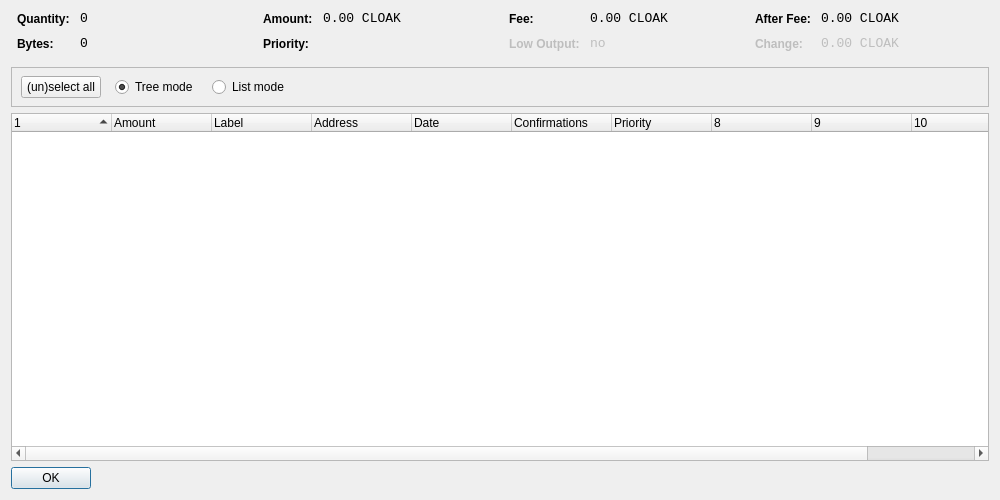
<?xml version="1.0" encoding="UTF-8"?>
<ui version="4.0">
 <class>CoinControlDialog</class>
 <widget class="QDialog" name="CoinControlDialog">
  <property name="geometry">
   <rect>
    <x>0</x>
    <y>0</y>
    <width>1000</width>
    <height>500</height>
   </rect>
  </property>
  <property name="windowTitle">
   <string>Coin Control</string>
  </property>
  <layout class="QVBoxLayout" name="verticalLayout">
   <item>
    <layout class="QHBoxLayout" name="horizontalLayoutTop" stretch="0,0,0,0">
     <property name="topMargin">
      <number>0</number>
     </property>
     <property name="bottomMargin">
      <number>10</number>
     </property>
     <item>
      <layout class="QFormLayout" name="formLayoutCoinControl1">
       <property name="horizontalSpacing">
        <number>10</number>
       </property>
       <property name="verticalSpacing">
        <number>10</number>
       </property>
       <property name="leftMargin">
        <number>6</number>
       </property>
       <property name="rightMargin">
        <number>6</number>
       </property>
       <item row="0" column="0">
        <widget class="QLabel" name="labelCoinControlQuantityText">
         <property name="styleSheet">
          <string notr="true">font-weight:bold;</string>
         </property>
         <property name="text">
          <string>Quantity:</string>
         </property>
        </widget>
       </item>
       <item row="0" column="1">
        <widget class="QLabel" name="labelCoinControlQuantity">
         <property name="font">
          <font>
           <family>Monospace</family>
           <pointsize>10</pointsize>
          </font>
         </property>
         <property name="cursor">
          <cursorShape>IBeamCursor</cursorShape>
         </property>
         <property name="contextMenuPolicy">
          <enum>Qt::ActionsContextMenu</enum>
         </property>
         <property name="text">
          <string>0</string>
         </property>
         <property name="textInteractionFlags">
          <set>Qt::LinksAccessibleByMouse|Qt::TextSelectableByKeyboard|Qt::TextSelectableByMouse</set>
         </property>
        </widget>
       </item>
       <item row="1" column="0">
        <widget class="QLabel" name="labelCoinControlBytesText">
         <property name="styleSheet">
          <string notr="true">font-weight:bold;</string>
         </property>
         <property name="text">
          <string>Bytes:</string>
         </property>
        </widget>
       </item>
       <item row="1" column="1">
        <widget class="QLabel" name="labelCoinControlBytes">
         <property name="font">
          <font>
           <family>Monospace</family>
           <pointsize>10</pointsize>
          </font>
         </property>
         <property name="cursor">
          <cursorShape>IBeamCursor</cursorShape>
         </property>
         <property name="contextMenuPolicy">
          <enum>Qt::ActionsContextMenu</enum>
         </property>
         <property name="text">
          <string>0</string>
         </property>
         <property name="textInteractionFlags">
          <set>Qt::LinksAccessibleByMouse|Qt::TextSelectableByKeyboard|Qt::TextSelectableByMouse</set>
         </property>
        </widget>
       </item>
      </layout>
     </item>
     <item>
      <layout class="QFormLayout" name="formLayoutCoinControl2">
       <property name="horizontalSpacing">
        <number>10</number>
       </property>
       <property name="verticalSpacing">
        <number>10</number>
       </property>
       <property name="leftMargin">
        <number>6</number>
       </property>
       <property name="rightMargin">
        <number>6</number>
       </property>
       <item row="0" column="0">
        <widget class="QLabel" name="labelCoinControlAmountText">
         <property name="styleSheet">
          <string notr="true">font-weight:bold;</string>
         </property>
         <property name="text">
          <string>Amount:</string>
         </property>
        </widget>
       </item>
       <item row="0" column="1">
        <widget class="QLabel" name="labelCoinControlAmount">
         <property name="font">
          <font>
           <family>Monospace</family>
           <pointsize>10</pointsize>
          </font>
         </property>
         <property name="cursor">
          <cursorShape>IBeamCursor</cursorShape>
         </property>
         <property name="contextMenuPolicy">
          <enum>Qt::ActionsContextMenu</enum>
         </property>
         <property name="text">
          <string>0.00 CLOAK</string>
         </property>
         <property name="textInteractionFlags">
          <set>Qt::LinksAccessibleByMouse|Qt::TextSelectableByKeyboard|Qt::TextSelectableByMouse</set>
         </property>
        </widget>
       </item>
       <item row="1" column="0">
        <widget class="QLabel" name="labelCoinControlPriorityText">
         <property name="styleSheet">
          <string notr="true">font-weight:bold;</string>
         </property>
         <property name="text">
          <string>Priority:</string>
         </property>
        </widget>
       </item>
       <item row="1" column="1">
        <widget class="QLabel" name="labelCoinControlPriority">
         <property name="font">
          <font>
           <family>Monospace</family>
           <pointsize>10</pointsize>
          </font>
         </property>
         <property name="cursor">
          <cursorShape>IBeamCursor</cursorShape>
         </property>
         <property name="contextMenuPolicy">
          <enum>Qt::ActionsContextMenu</enum>
         </property>
         <property name="text">
          <string/>
         </property>
         <property name="textInteractionFlags">
          <set>Qt::LinksAccessibleByMouse|Qt::TextSelectableByKeyboard|Qt::TextSelectableByMouse</set>
         </property>
        </widget>
       </item>
      </layout>
     </item>
     <item>
      <layout class="QFormLayout" name="formLayoutCoinControl3">
       <property name="horizontalSpacing">
        <number>10</number>
       </property>
       <property name="verticalSpacing">
        <number>10</number>
       </property>
       <property name="leftMargin">
        <number>6</number>
       </property>
       <property name="rightMargin">
        <number>6</number>
       </property>
       <item row="0" column="0">
        <widget class="QLabel" name="labelCoinControlFeeText">
         <property name="styleSheet">
          <string notr="true">font-weight:bold;</string>
         </property>
         <property name="text">
          <string>Fee:</string>
         </property>
        </widget>
       </item>
       <item row="0" column="1">
        <widget class="QLabel" name="labelCoinControlFee">
         <property name="font">
          <font>
           <family>Monospace</family>
           <pointsize>10</pointsize>
          </font>
         </property>
         <property name="cursor">
          <cursorShape>IBeamCursor</cursorShape>
         </property>
         <property name="contextMenuPolicy">
          <enum>Qt::ActionsContextMenu</enum>
         </property>
         <property name="text">
          <string>0.00 CLOAK</string>
         </property>
         <property name="textInteractionFlags">
          <set>Qt::LinksAccessibleByMouse|Qt::TextSelectableByKeyboard|Qt::TextSelectableByMouse</set>
         </property>
        </widget>
       </item>
       <item row="1" column="0">
        <widget class="QLabel" name="labelCoinControlLowOutputText">
         <property name="enabled">
          <bool>false</bool>
         </property>
         <property name="styleSheet">
          <string notr="true">font-weight:bold;</string>
         </property>
         <property name="text">
          <string>Low Output:</string>
         </property>
        </widget>
       </item>
       <item row="1" column="1">
        <widget class="QLabel" name="labelCoinControlLowOutput">
         <property name="enabled">
          <bool>false</bool>
         </property>
         <property name="font">
          <font>
           <family>Monospace</family>
           <pointsize>10</pointsize>
          </font>
         </property>
         <property name="cursor">
          <cursorShape>IBeamCursor</cursorShape>
         </property>
         <property name="contextMenuPolicy">
          <enum>Qt::ActionsContextMenu</enum>
         </property>
         <property name="text">
          <string>no</string>
         </property>
         <property name="textInteractionFlags">
          <set>Qt::LinksAccessibleByMouse|Qt::TextSelectableByKeyboard|Qt::TextSelectableByMouse</set>
         </property>
        </widget>
       </item>
      </layout>
     </item>
     <item>
      <layout class="QFormLayout" name="formLayoutCoinControl4">
       <property name="horizontalSpacing">
        <number>10</number>
       </property>
       <property name="verticalSpacing">
        <number>10</number>
       </property>
       <property name="leftMargin">
        <number>6</number>
       </property>
       <property name="rightMargin">
        <number>6</number>
       </property>
       <item row="0" column="0">
        <widget class="QLabel" name="labelCoinControlAfterFeeText">
         <property name="styleSheet">
          <string notr="true">font-weight:bold;</string>
         </property>
         <property name="text">
          <string>After Fee:</string>
         </property>
        </widget>
       </item>
       <item row="0" column="1">
        <widget class="QLabel" name="labelCoinControlAfterFee">
         <property name="font">
          <font>
           <family>Monospace</family>
           <pointsize>10</pointsize>
          </font>
         </property>
         <property name="cursor">
          <cursorShape>IBeamCursor</cursorShape>
         </property>
         <property name="contextMenuPolicy">
          <enum>Qt::ActionsContextMenu</enum>
         </property>
         <property name="text">
          <string>0.00 CLOAK</string>
         </property>
         <property name="textInteractionFlags">
          <set>Qt::LinksAccessibleByMouse|Qt::TextSelectableByKeyboard|Qt::TextSelectableByMouse</set>
         </property>
        </widget>
       </item>
       <item row="1" column="0">
        <widget class="QLabel" name="labelCoinControlChangeText">
         <property name="enabled">
          <bool>false</bool>
         </property>
         <property name="styleSheet">
          <string notr="true">font-weight:bold;</string>
         </property>
         <property name="text">
          <string>Change:</string>
         </property>
        </widget>
       </item>
       <item row="1" column="1">
        <widget class="QLabel" name="labelCoinControlChange">
         <property name="enabled">
          <bool>false</bool>
         </property>
         <property name="font">
          <font>
           <family>Monospace</family>
           <pointsize>10</pointsize>
          </font>
         </property>
         <property name="cursor">
          <cursorShape>IBeamCursor</cursorShape>
         </property>
         <property name="contextMenuPolicy">
          <enum>Qt::ActionsContextMenu</enum>
         </property>
         <property name="text">
          <string>0.00 CLOAK</string>
         </property>
         <property name="textInteractionFlags">
          <set>Qt::LinksAccessibleByMouse|Qt::TextSelectableByKeyboard|Qt::TextSelectableByMouse</set>
         </property>
        </widget>
       </item>
      </layout>
     </item>
    </layout>
   </item>
   <item>
    <widget class="QFrame" name="frame">
     <property name="minimumSize">
      <size>
       <width>0</width>
       <height>40</height>
      </size>
     </property>
     <property name="frameShape">
      <enum>QFrame::StyledPanel</enum>
     </property>
     <property name="frameShadow">
      <enum>QFrame::Sunken</enum>
     </property>
     <widget class="QWidget" name="horizontalLayoutWidget">
      <property name="geometry">
       <rect>
        <x>10</x>
        <y>0</y>
        <width>781</width>
        <height>41</height>
       </rect>
      </property>
      <layout class="QHBoxLayout" name="horizontalLayoutPanel" stretch="0,0,0,0,0">
       <property name="spacing">
        <number>14</number>
       </property>
       <item>
        <widget class="QPushButton" name="pushButtonSelectAll">
         <property name="sizePolicy">
          <sizepolicy hsizetype="Maximum" vsizetype="Fixed">
           <horstretch>0</horstretch>
           <verstretch>0</verstretch>
          </sizepolicy>
         </property>
         <property name="text">
          <string>(un)select all</string>
         </property>
        </widget>
       </item>
       <item>
        <widget class="QRadioButton" name="radioTreeMode">
         <property name="sizePolicy">
          <sizepolicy hsizetype="Maximum" vsizetype="Fixed">
           <horstretch>0</horstretch>
           <verstretch>0</verstretch>
          </sizepolicy>
         </property>
         <property name="text">
          <string>Tree mode</string>
         </property>
         <property name="checked">
          <bool>true</bool>
         </property>
        </widget>
       </item>
       <item>
        <widget class="QRadioButton" name="radioListMode">
         <property name="sizePolicy">
          <sizepolicy hsizetype="Maximum" vsizetype="Fixed">
           <horstretch>0</horstretch>
           <verstretch>0</verstretch>
          </sizepolicy>
         </property>
         <property name="text">
          <string>List mode</string>
         </property>
        </widget>
       </item>
       <item>
        <spacer name="horizontalSpacer">
         <property name="orientation">
          <enum>Qt::Horizontal</enum>
         </property>
         <property name="sizeHint" stdset="0">
          <size>
           <width>40</width>
           <height>20</height>
          </size>
         </property>
        </spacer>
       </item>
      </layout>
     </widget>
    </widget>
   </item>
   <item>
    <widget class="CoinControlTreeWidget" name="treeWidget">
     <property name="contextMenuPolicy">
      <enum>Qt::CustomContextMenu</enum>
     </property>
     <property name="sortingEnabled">
      <bool>false</bool>
     </property>
     <property name="columnCount">
      <number>11</number>
     </property>
     <attribute name="headerShowSortIndicator" stdset="0">
      <bool>true</bool>
     </attribute>
     <attribute name="headerStretchLastSection">
      <bool>false</bool>
     </attribute>
     <column>
      <property name="text">
       <string/>
      </property>
     </column>
     <column>
      <property name="text">
       <string>Amount</string>
      </property>
     </column>
     <column>
      <property name="text">
       <string>Label</string>
      </property>
     </column>
     <column>
      <property name="text">
       <string>Address</string>
      </property>
     </column>
     <column>
      <property name="text">
       <string>Date</string>
      </property>
     </column>
     <column>
      <property name="text">
       <string>Confirmations</string>
      </property>
      <property name="toolTip">
       <string>Confirmed</string>
      </property>
     </column>
     <column>
      <property name="text">
       <string>Priority</string>
      </property>
     </column>
     <column>
      <property name="text">
       <string/>
      </property>
     </column>
     <column>
      <property name="text">
       <string/>
      </property>
     </column>
     <column>
      <property name="text">
       <string/>
      </property>
     </column>
     <column>
      <property name="text">
       <string/>
      </property>
     </column>
    </widget>
   </item>
   <item>
    <widget class="QDialogButtonBox" name="buttonBox">
     <property name="sizePolicy">
      <sizepolicy hsizetype="Maximum" vsizetype="Fixed">
       <horstretch>0</horstretch>
       <verstretch>0</verstretch>
      </sizepolicy>
     </property>
     <property name="orientation">
      <enum>Qt::Horizontal</enum>
     </property>
     <property name="standardButtons">
      <set>QDialogButtonBox::Ok</set>
     </property>
    </widget>
   </item>
  </layout>
 </widget>
 <customwidgets>
  <customwidget>
   <class>CoinControlTreeWidget</class>
   <extends>QTreeWidget</extends>
   <header>coincontroltreewidget.h</header>
  </customwidget>
 </customwidgets>
 <resources/>
 <connections/>
</ui>
